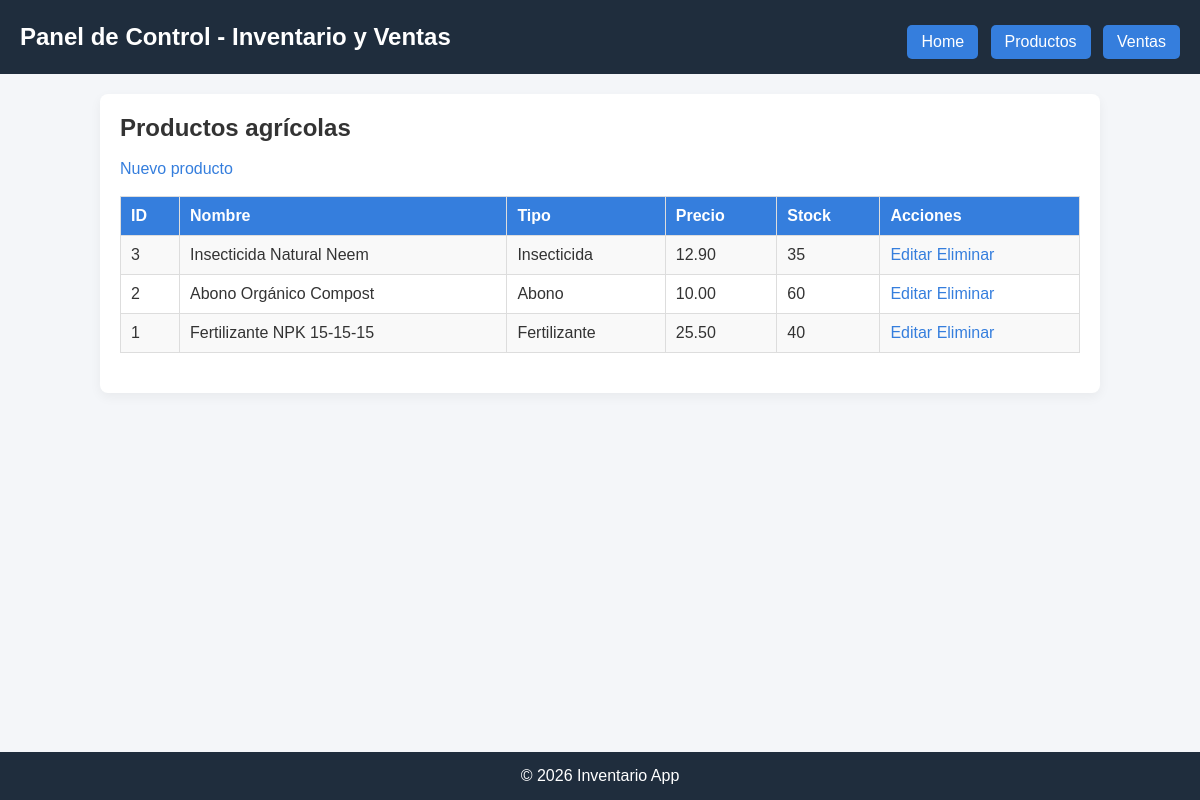
The app's page /index.php?modulo=productos_listar, older data.
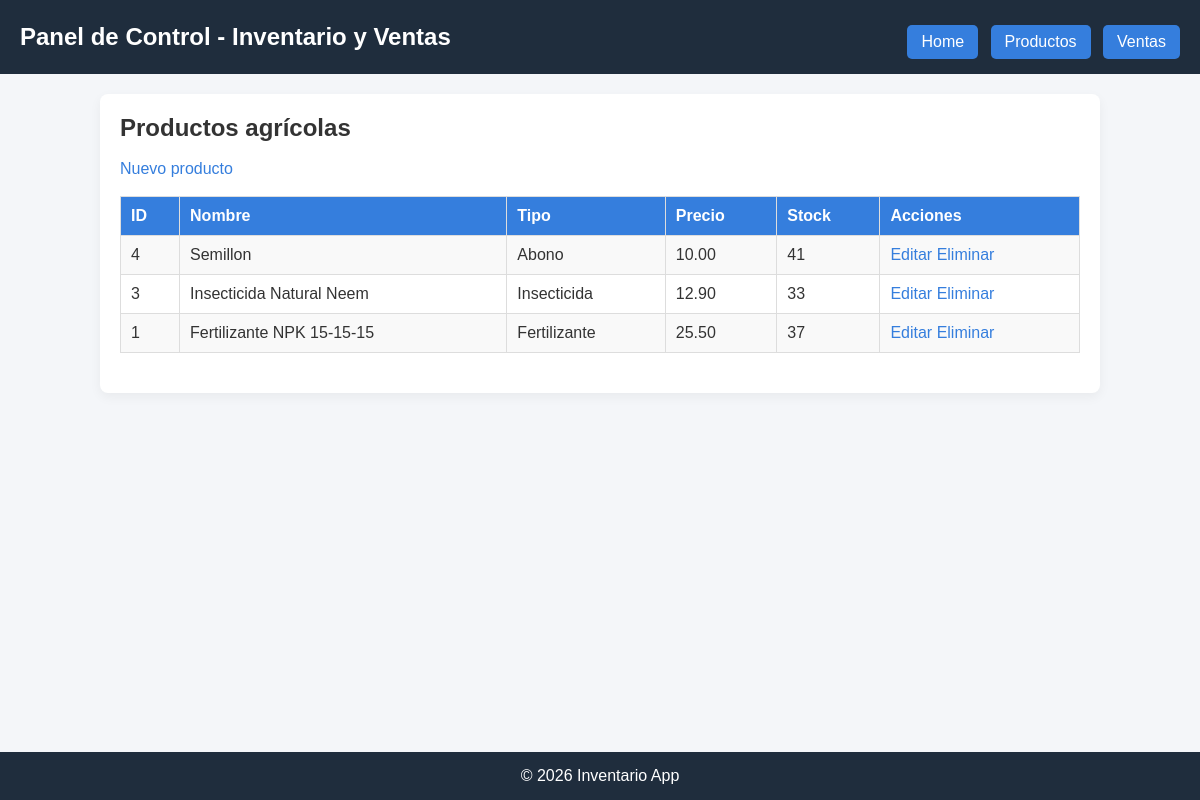
The same page, newer data.
### tables this page shows
CREATE TABLE `productos` (
  `id` int NOT NULL,
  `nombre` varchar(150) NOT NULL,
  `tipo` enum('Fertilizante','Abono','Insecticida','Fungicida','Herbicida') NOT NULL,
  `descripcion` text,
  `precio` decimal(10,2) NOT NULL,
  `stock` int NOT NULL,
  `unidad` varchar(50) NOT NULL,
  `created_at` timestamp NULL DEFAULT CURRENT_TIMESTAMP
);

### controllers/ProductoController.php (called while the page is built, shortened)
<?php
require_once '../config/database.php';
require_once '../models/Producto.php';
class ProductoController {
    public function index() {
        $db = new Database();
        $conexion = $db->conectar();
        $producto = new Producto($conexion);
        return $producto->obtenerTodos();
    }
}
?>

### models/producto.php (called while the page is built, shortened)
<?php
class Producto {
    private $conn;
    public function __construct($conexion) {
        $this->conn = $conexion;
    }
    public function obtenerTodos() {
        $sql = "SELECT * FROM productos ORDER BY id DESC";
        $stmt = $this->conn->prepare($sql);
        $stmt->execute();
        return $stmt->fetchAll(PDO::FETCH_ASSOC);
    }
}
?>

### public/productos_listar.php (the view)
<?php
require_once '../controllers/ProductoController.php';
$controller = new ProductoController();
$productos = $controller->index();
?>
<h2>Productos agrícolas</h2>
<br>
<a href="index.php?modulo=productos_crear">Nuevo producto</a>
<br><br>
<table border="1">
<tr>
    <th>ID</th><th>Nombre</th><th>Tipo</th><th>Precio</th><th>Stock</th><th>Acciones</th>
</tr>
<?php foreach ($productos as $p): ?>
<tr>
    <td><?= $p['id'] ?></td>
    <td><?= $p['nombre'] ?></td>
    <td><?= $p['tipo'] ?></td>
    <td><?= $p['precio'] ?></td>
    <td><?= $p['stock'] ?></td>
    <td>
        <a href="index.php?modulo=productos_editar&id=<?= $p['id'] ?>">Editar</a>
        <a href="productos_eliminar.php?id=<?= $p['id'] ?>" onclick="return confirm('¿Eliminar?')">Eliminar</a>
    </td>
</tr>
<?php endforeach; ?>
</table>

Row changes from the older to the newer data that the page shows:
removed productos: id "2", nombre "Abono Orgánico Compost", tipo "Abono", precio "10.00", stock "60"
added productos: id "4", nombre "Semillon", tipo "Abono", precio "10.00", stock "41"
changed productos "Insecticida Natural Neem": stock "35" → "33"
changed productos "Fertilizante NPK 15-15-15": stock "40" → "37"
